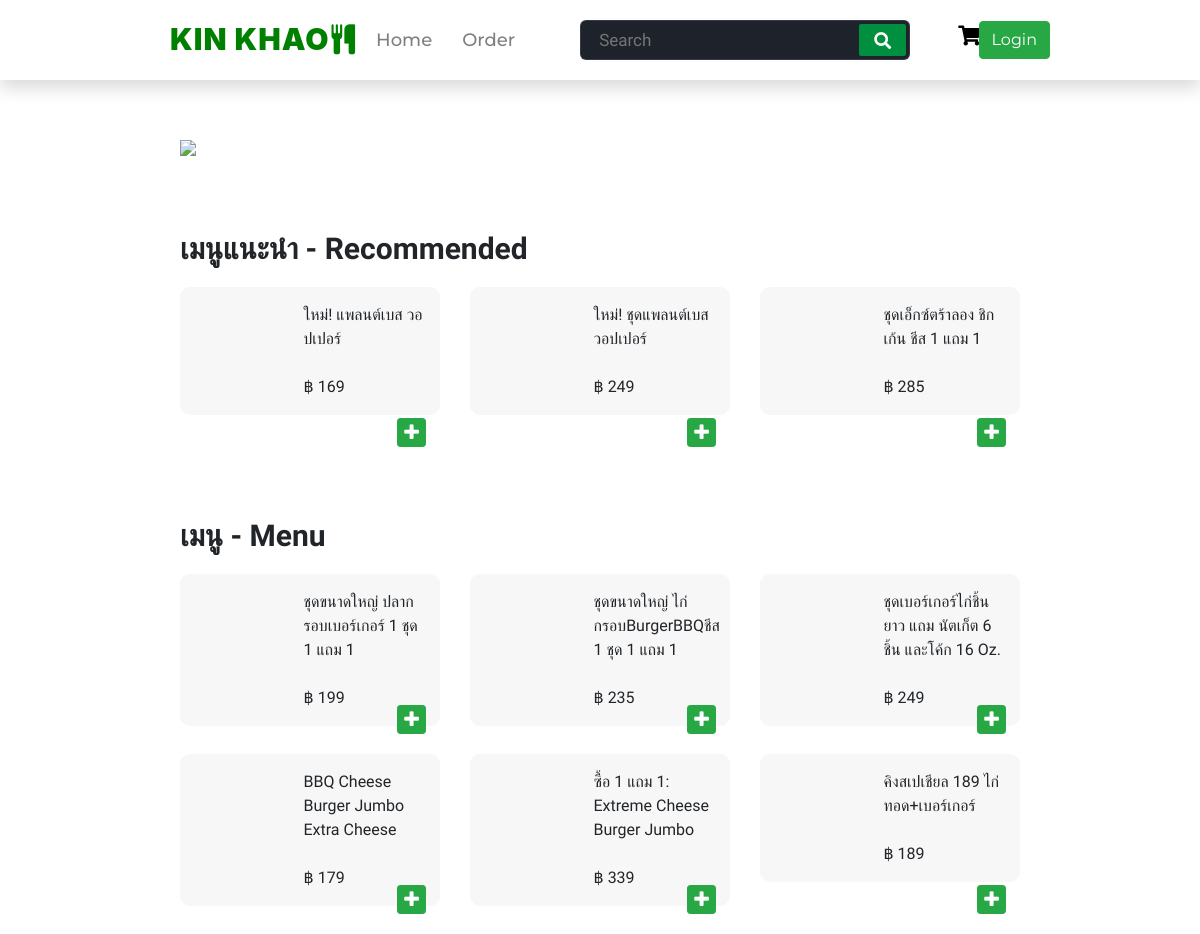
The page /shop-burgerking.php on the database its author committed.
### tables this page shows
CREATE TABLE `menu` (
  `menu_id` int(8) NOT NULL,
  `menu_shop` mediumtext NOT NULL,
  `menu_name` varchar(255) NOT NULL,
  `menu_price` float NOT NULL,
  `menu_pic` mediumtext NOT NULL,
  `menu_desc` varchar(255) NOT NULL
);

### shop-burgerking.php (the view, shortened to what this page needs)
<?php
include 'connect.php';
mysqli_set_charset($con, "utf8");
$sql = "SELECT * FROM menu WHERE menu_shop ='burgerking'";
$result = $con->query($sql);
?>
<!DOCTYPE html>
<html lang="en">
  <head>
    <link
      rel="stylesheet"
      href="https://maxcdn.bootstrapcdn.com/bootstrap/4.3.1/css/bootstrap.min.css"
    />
    <link
      rel="stylesheet"
      href="https://cdnjs.cloudflare.com/ajax/libs/font-awesome/5.15.3/css/all.min.css"
    />
    <link rel="stylesheet" href="navbar.css" />
    <link rel="stylesheet" href="bonchon1.css" />
    <link
      rel="stylesheet"
      href="https://stackpath.bootstrapcdn.com/font-awesome/4.7.0/css/font-awesome.min.css"
    />
  </head>
  <body>
    <nav class="fixed-top shadow">
      <div class="logo">
        <p>
          KIN KHAO
          <i
            class="fa fa-cutlery"
            aria-hidden="true"
            style="margin-left: -5px"
          ></i>
        </p>
      </div>
      <div class="nav-items">
        <li><a href="index.php">Home</a></li>
        <li><a href="cus-vieworder.php">Order</a></li>
      </div>
      <form action="search.php" method="POST">
        <input
          type="search"
          class="search-data"
          placeholder="Search"
          value=""
          required
         name="search_menu"/>
        <button type="submit" class="fas fa-search"></button>
      </form>
      <h5 class="px-5 cart" name="cart-count">
                        <a name="shop-cart"href="cart.php" ><i class="fas fa-shopping-cart"></i> Cart</a>
                    </h5>
      <?php
      if (!isset($_SESSION['loggedin'])) { ?>
      <div class="Login" style="cursor: pointer">
        <button type="button" class="btn btn-success">Login</button>
      </div>
    <?php } ?>
    </nav>
    <div class="full">
      <img
        src="https://cdn.1112delivery.com/1112one/public/images/banners/April2021/BK_BigKing_1440.jpg "
        name="banner"
      />
      <div class="recmenu">
        <p name="rectxt">เมนูแนะนำ - Recommended</p>
        <div class="row">
          <?php
          $count = 0;
          while ($count < 3 && $row = $result->fetch_assoc()) { ?>
      <div class="col-4">
              <form method="post" action="insert.php">
                <div class="menu">
                  <div class="row">
                    <div class="col-5">
                    </div>
                    <div class="col-7 "><input value=" <?=$row['menu_name']?>" type="hidden" id="m_name" name="m_name">
                    <?=$row['menu_name']?>
                      </input><br><br>
                      <input value=" <?=$row['menu_id']?>"  type="hidden" id="m_id" name="m_id">฿
                      <?=$row['menu_price']?>
                    <button type="submit" class="btn btn-success btn-sm">
                    <i class="fa fa-plus fa-lg" aria-hidden="true"></i>
                  </button>
                    </div>
                  </div>
                </div>
                </form>
             </div>
            <?php
            $count++;
            }
            ?>
        </div>
      </div>
      <div class="bonmenu">
        <p name="rectxt">เมนู - Menu</p>
        <div class="row">
        <?php
    while($row = $result->fetch_assoc()) { ?>
      <div class="col-4">
              <form method="post" action="insert.php">
                <div class="menu">
                  <div class="row">
                    <div class="col-5">
                    </div>
                    <div class="col-7 "><input value=" <?=$row['menu_name']?>" type="hidden" id="m_name" name="m_name">
                    <?=$row['menu_name']?>
                      </input><br><br>
                      <input value=" <?=$row['menu_id']?>"  type="hidden" id="m_id" name="m_id">฿
                      <?=$row['menu_price']?>
                    <button type="submit" class="btn btn-success btn-sm">
                    <i class="fa fa-plus fa-lg" aria-hidden="true"></i>
                  </button>
                    </div>
                  </div>
                </div>
                </form>
             </div>
     <?php }
 ?>
        </div>
      </div>
    </div>
  </body>
</html>

### navbar.css (style rules this page uses)
* { margin: 0; padding: 0; outline: none; box-sizing: border-box; }
body { background: #fff; }
nav { background-color: #fff; display: flex; align-items: center; height: 80px; padding: 0 100px; }
nav .logo { color: green; font-size: 30px; font-weight: 900; letter-spacing: 1px; margin-right: 5px; margin-top: 15px; margin-left: 120px; }
nav .nav-items { display: flex; padding: 0 0 0 0px; font-family: "Montserrat", sans-serif; }
nav .nav-items li { list-style: none; padding: 0 15px; }
nav .nav-items li a { color: #00000080; font-size: 18px; font-weight: 500; text-decoration: none; }
nav form { display: flex; height: 40px; padding: 3px; background: #1e232b; min-width: 18% !important; border-radius: 6px; border: 1px solid rgba(155, 155, 155, 0.2); width: 30%; font-family: "Prompt", sans-serif; font-weight: 100; margin-left: 50px; }
nav form .search-data { width: 100%; height: 100%; padding: 0 15px; color: #fff; font-size: 17px; border: none; font-weight: 500; background: none; }
nav form button { padding: 0 15px; color: #fff; font-size: 17px; background: #008f3e; border: none; border-radius: 2px; cursor: pointer; }
@media (max-width: 1245px) { nav { padding: 0 50px; } }
.Login { position: absolute; font-family: "Montserrat", sans-serif; right: 150px; }
a[name="shop-cart"] { color: black; text-decoration: none; }
h5[name="cart-count"] { font-family: "Prompt", sans-serif; }

### bonchon1.css (style rules this page uses)
.full { font-family: "Prompt", sans-serif; margin-left: 15%; margin-right: 15%; }
img[name="banner"] { margin-top: 140px; width: 100%; }
p[name="rectxt"] { font-weight: 600; font-size: 30px; margin-top: 70px; }
.menu { background-color: #f7f7f7; padding: 15px; border-radius: 10px; cursor: pointer; border: 1px solid; border-color: #f7f7f7; margin-bottom: 28px; }
.recmenu button { position: absolute; right: 13px; top: 115px; padding-left: 6px; padding-right: 6px; padding-top: 3px; padding-bottom: 3px; }
.bonmenu button { position: absolute; right: 13px; top: 115px; padding-left: 6px; padding-right: 6px; padding-top: 3px; padding-bottom: 3px; }
a[name="shop-cart"] { color: black; text-decoration: none; }
h5[name="cart-count"] { font-family: "Prompt", sans-serif; }

### rows shown on the page
menu: menu_name "ใหม่! แพลนต์เบส วอปเปอร์", menu_price "169"
menu: menu_name "ใหม่! ชุดแพลนต์เบส วอปเปอร์", menu_price "249"
menu: menu_name "ชุดเอ็กซ์ตร้าลอง ชิกเก้น ชีส 1 แถม 1", menu_price "285"
menu: menu_name "ชุดขนาดใหญ่ ปลากรอบเบอร์เกอร์ 1 ชุด 1 แถม 1", menu_price "199"
menu: menu_name "ชุดขนาดใหญ่ ไก่กรอบBurgerBBQชีส 1 ชุด 1 แถม 1", menu_price "235"
menu: menu_name "ชุดเบอร์เกอร์ไก่ชิ้นยาว แถม นัตเก็ต 6 ชิ้น และโค้ก 16 Oz.", menu_price "249"
menu: menu_name "BBQ Cheese Burger Jumbo Extra Cheese", menu_price "179"
menu: menu_name "ซื้อ 1 แถม 1: Extreme Cheese Burger Jumbo", menu_price "339"
menu: menu_name "คิงสเปเชียล 189 ไก่ทอด+เบอร์เกอร์", menu_price "189"
